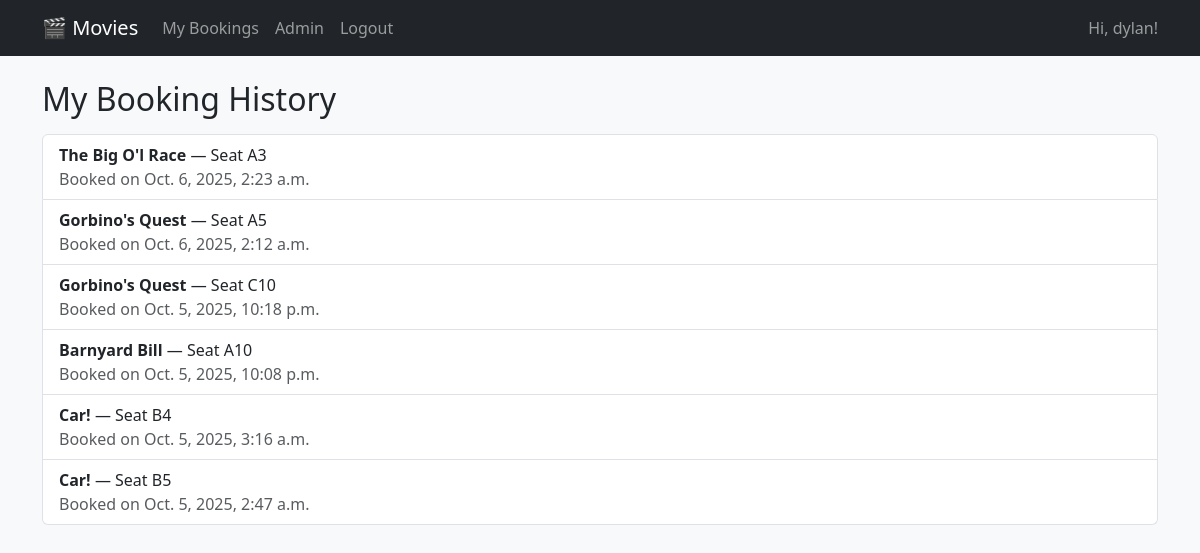
Page /history/ (signed in) on the committed database.
### bookings/models.py (models this page shows, shortened)
class Booking(models.Model):
    movie = models.ForeignKey(Movie, on_delete=models.CASCADE, related_name='bookings')
    seat  = models.ForeignKey(Seat, on_delete=models.PROTECT, related_name='bookings')
    user  = models.ForeignKey(settings.AUTH_USER_MODEL, on_delete=models.CASCADE, related_name='bookings')
    booking_date = models.DateTimeField(auto_now_add=True)
    class Meta:
        ordering = ['-booking_date']
        constraints = [
            models.UniqueConstraint(fields=['movie', 'seat'], name='unique_movie_seat_booking')
        ]

class Movie(models.Model):
    title = models.CharField(max_length=200)
    description = models.TextField(blank=True)
    release_date = models.DateField()
    duration = models.PositiveIntegerField(help_text="Duration in minutes")

class Seat(models.Model):
    seat_number = models.CharField(max_length=10, unique=True)
    booking_status = models.BooleanField(default=False)

### bookings/views.py (the view)
# urls.py: path('history/', booking_history, name='booking_history'),
def booking_history(request):
    bookings = []
    if request.user.is_authenticated:
        bookings = (Booking.objects
                    .filter(user=request.user)
                    .select_related('movie', 'seat')
                    .order_by('-booking_date'))
    return render(request, 'bookings/booking_history.html', {'bookings': bookings})

### bookings/templates/bookings/booking_history.html (shortened to what this page needs)
{% extends 'bookings/base.html' %}
{% block content %}
<h2 class="mb-3">My Booking History</h2>
<ul class="list-group">
  {% for b in bookings %}
  <li class="list-group-item d-flex justify-content-between align-items-center">
    <div>
      <strong>{{ b.movie.title }}</strong> — Seat {{ b.seat.seat_number }}
      <div class="text-muted">Booked on {{ b.booking_date }}</div>
    </div>
  </li>
  {% empty %}
  <li class="list-group-item">No bookings yet.</li>
  {% endfor %}
</ul>
{% endblock %}

### bookings/templates/bookings/base.html (shortened to what this page needs)
<!doctype html>
<html lang="en">
<head>
  <link href="https://cdn.jsdelivr.net/npm/bootstrap@5.3.3/dist/css/bootstrap.min.css" rel="stylesheet">
</head>
<body class="bg-light">
  <nav class="navbar navbar-expand-lg navbar-dark bg-dark mb-4">
    <div class="container">
      <a class="navbar-brand" href="{% url 'movie_list' %}">🎬 Movies</a>
      <div class="navbar-nav">
        <a class="nav-link" href="{% url 'booking_history' %}">My Bookings</a>
        {% if request.user.is_authenticated and request.user.is_staff %}
          <a class="nav-link" href="{% url 'admin:index' %}">Admin</a>
        {% else %}
        <a class="nav-link" href="{% url 'admin:login' %}?next=/djadmin/">Admin</a>
        {% endif %}
        {% if request.user.is_authenticated %}
          <a class="nav-link" href="{% url 'logout' %}?next=/">Logout</a>
        {% else %}
          <a class="nav-link" href="{% url 'login' %}?next=/">Login</a>
          <a class="nav-link" href="{% url 'signup' %}">Create account</a>
        {% endif %}
      </div>
      <span class="navbar-text ms-auto">
        {% if request.user.is_authenticated %}Hi, {{ request.user.username }}!{% else %}Not signed in{% endif %}
      </span>
    </div>
  </nav>
<main class="container">
  {% block content %}{% endblock %}
</main>
</body>
</html>

### rows in the picture
Booking: movie "The Big O'l Race", seat.seat_number "A3", booking_date "Oct. 6, 2025, 2:23 a.m."
Booking: movie "Gorbino's Quest", seat.seat_number "A5", booking_date "Oct. 6, 2025, 2:12 a.m."
Booking: movie "Gorbino's Quest", seat.seat_number "C10", booking_date "Oct. 5, 2025, 10:18 p.m."
Booking: movie "Barnyard Bill", seat.seat_number "A10", booking_date "Oct. 5, 2025, 10:08 p.m."
Booking: movie "Car!", seat.seat_number "B4", booking_date "Oct. 5, 2025, 3:16 a.m."
Booking: movie "Car!", seat.seat_number "B5", booking_date "Oct. 5, 2025, 2:47 a.m."

### other values in the picture
{{ request.user.username }} "dylan"
